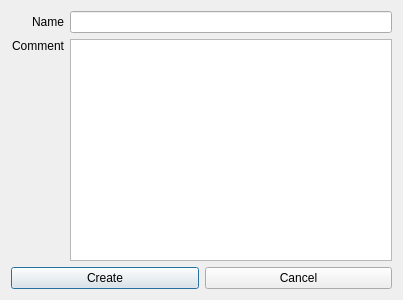
<?xml version="1.0" encoding="UTF-8"?>
<ui version="4.0">
 <class>createDialog</class>
 <widget class="QDialog" name="createDialog">
  <property name="geometry">
   <rect>
    <x>0</x>
    <y>0</y>
    <width>403</width>
    <height>300</height>
   </rect>
  </property>
  <property name="windowTitle">
   <string>Create Project</string>
  </property>
  <layout class="QVBoxLayout" name="verticalLayout">
   <item>
    <layout class="QGridLayout" name="gridLayout">
     <item row="0" column="0">
      <widget class="QLabel" name="name_lb">
       <property name="text">
        <string>Name</string>
       </property>
       <property name="alignment">
        <set>Qt::AlignRight|Qt::AlignTrailing|Qt::AlignVCenter</set>
       </property>
      </widget>
     </item>
     <item row="0" column="1">
      <widget class="QLineEdit" name="name_le"/>
     </item>
     <item row="1" column="0">
      <widget class="QLabel" name="comment_lb">
       <property name="text">
        <string>Comment</string>
       </property>
       <property name="alignment">
        <set>Qt::AlignRight|Qt::AlignTop|Qt::AlignTrailing</set>
       </property>
      </widget>
     </item>
     <item row="1" column="1">
      <widget class="QPlainTextEdit" name="comment_pte"/>
     </item>
    </layout>
   </item>
   <item>
    <layout class="QHBoxLayout" name="horizontalLayout">
     <item>
      <widget class="QPushButton" name="create_btn">
       <property name="text">
        <string>Create</string>
       </property>
      </widget>
     </item>
     <item>
      <widget class="QPushButton" name="cancel_btn">
       <property name="text">
        <string>Cancel</string>
       </property>
      </widget>
     </item>
    </layout>
   </item>
  </layout>
 </widget>
 <resources/>
 <connections/>
</ui>
